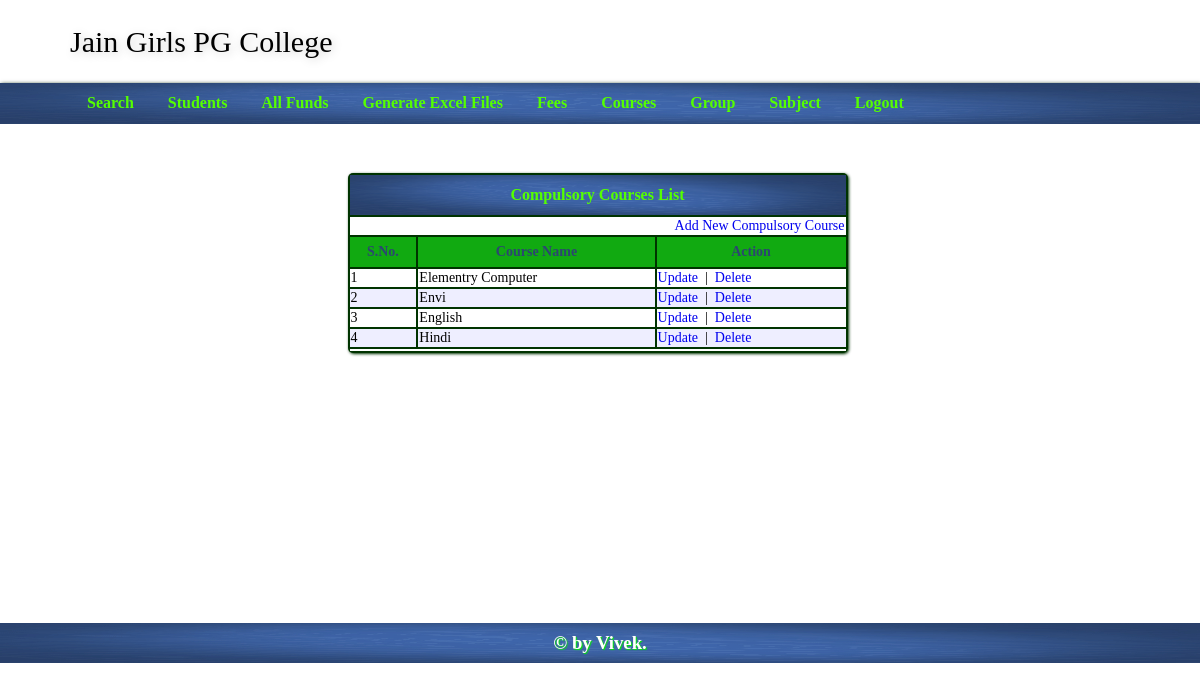
/index.php?mod=course&do=complist (signed in), run on the app's committed database.
### tables this page shows
CREATE TABLE IF NOT EXISTS `compulsorysubject` (
  `id` int(11) NOT NULL AUTO_INCREMENT,
  `subname` varchar(255) NOT NULL,
  PRIMARY KEY (`id`)
);

### index.php (called while the page is built, shortened)
<?php
	$theam="axixa";
	$mod="login";
	$do="login";
	include_once("function.php");
	include_once("header.php");
	if(isset($_SESSION['login_details']) || isset($_SESSION['login_check']))
	{
		if(isset($_GET['mod'])){
			$mod=$_GET['mod'];
			$do=$_GET['do'];
		}
	}
	include_once("module/$mod/$do.php");
	include_once("footer.php");
?>

### function.php (called while the page is built, shortened)
<?php
function PaginationWork($pno='')
{
   global $frmdata ;
   global $frmdataget;
    $recordPerPage=10;
   $frmdata['to']=$recordPerPage;
   if($frmdataget['pageNumber']<=1)
   {
       $frmdata['from']=0;
     }
   else
        $frmdata['from']= $recordPerPage * ( ( (int) $frmdataget['pageNumber']) - 1);
}
?>

### module/course/complist.php (the view, shortened to what this page needs)
<table class="<?php echo $theam;?>_list">
	<tr>
    	<td colspan="4">Compulsory Courses List</td>
    </tr>
    <tr>
    	<td colspan="4" align="right"><a href="index.php?mod=course&do=compulsoryadd">Add New Compulsory Course</a></td>
    </tr>
	<tr>
    	<td>S.No.</td>
        <td>Course Name</td>
        <td>Action</td>
    </tr>
    <?php
		$rs=mysqli_query($con,'SELECT COUNT(*) AS tot FROM compulsorysubject LIMIT 1') ;
		$totRslt=mysqli_fetch_assoc($rs);
			$list=mysqli_query($con,"select id,subname from compulsorysubject order by id desc LIMIT ".$frmdata['from'].", ".$frmdata['to']);
		$i=1;
		while($course=mysqli_fetch_assoc($list)){
	?>
    <tr>
   		<td><?php echo $i++;?></td>
        <td><?php echo $course['subname'];?></td>
        <td><a href="index.php?mod=course&do=compulsoryadd&id=<?php echo $course['id'];?>">Update</a>&nbsp;&nbsp;|&nbsp;&nbsp;<a href="#" onClick="deletedata(<?php echo $course['id'];?>)">Delete</a></td>
    </tr>
    <?php
		}
	?>
    <tr>
    	<td colspan="10"><?php PaginationDisplay($totRslt['tot'],'index.php?mod=course&do=complist&pageNumber=','');?>
</td>
    </tr>
</table>

### css/axixa_style.css (style rules this page uses)
* { font-family:Verdana; }
body,nav,ul,li,h1,h3,h2 { margin:0; padding:0; }
a { text-decoration:none; }
#axixa_wrapper .axixa_list,#axixa_wrapper .axixa_form { margin:0 auto; box-shadow:1px 1px 3px #030; min-width:500px; background-color:#030; border-radius:5px; }
#axixa_wrapper .axixa_list tr:first-child,#axixa_wrapper .axixa_form tr:first-child,#axixa_wrapper .axixa_form tr:last-child { background-image:url(back.png); background-size:100% 100%; color:#5F0; height:40px; text-align:center; font-weight:bold; font-size:16px; }
#axixa_wrapper .axixa_list tr:nth-child(odd),#axixa_wrapper .axixa_form tr:nth-child(odd) { background-color:#eef; }
#axixa_wrapper .axixa_list tr:nth-child(3) { background-color:#1a1; background-size:100% 100%; color: #2c4671; text-align:center; font-weight:bold; height:30px; font-size:14px; }
#axixa_wrapper .axixa_list tr,#axixa_wrapper .axixa_form tr { background-color:#fff; min-height:40px; font-size:14px; }

### data on the page
compulsorysubject: subname "Elementry Computer"
compulsorysubject: subname "Envi"
compulsorysubject: subname "English"
compulsorysubject: subname "Hindi"
